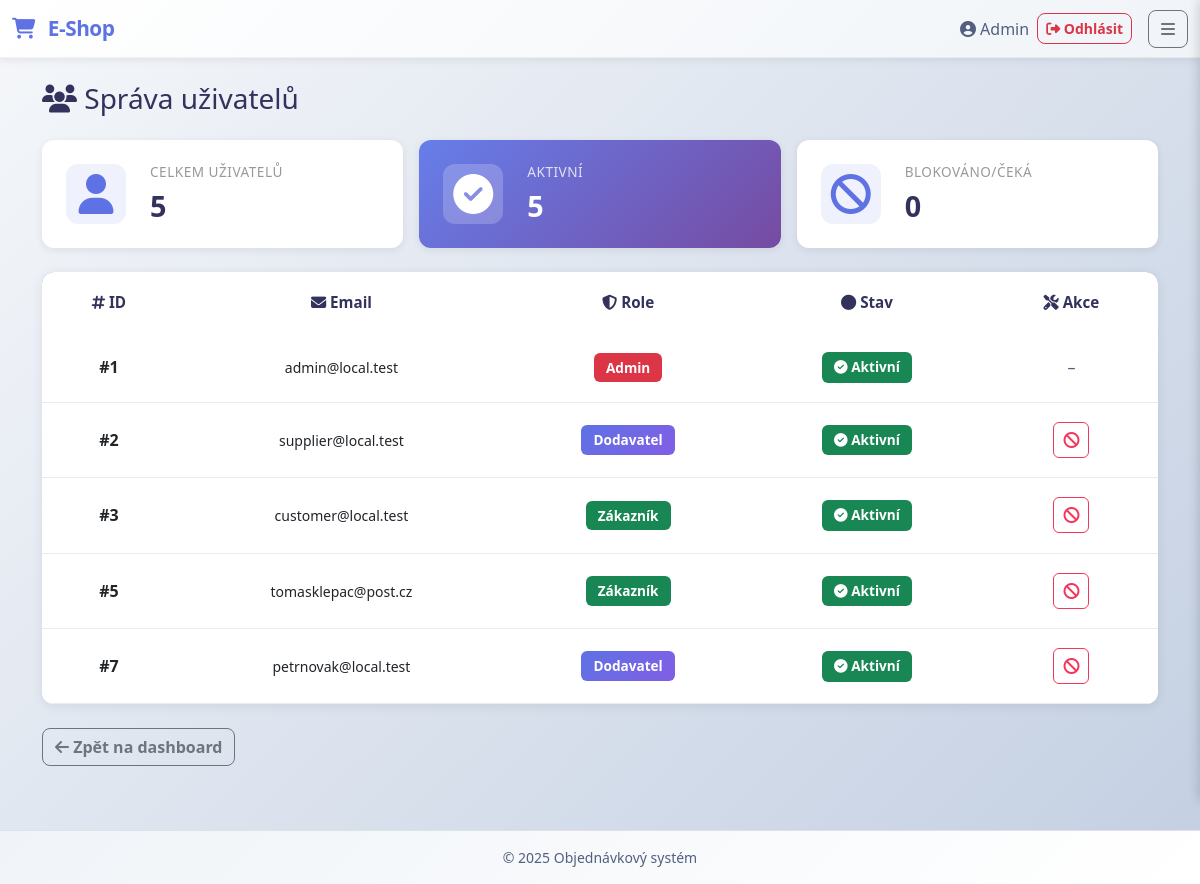
Page /public/index.php?action=users (signed in) on the earlier database version.
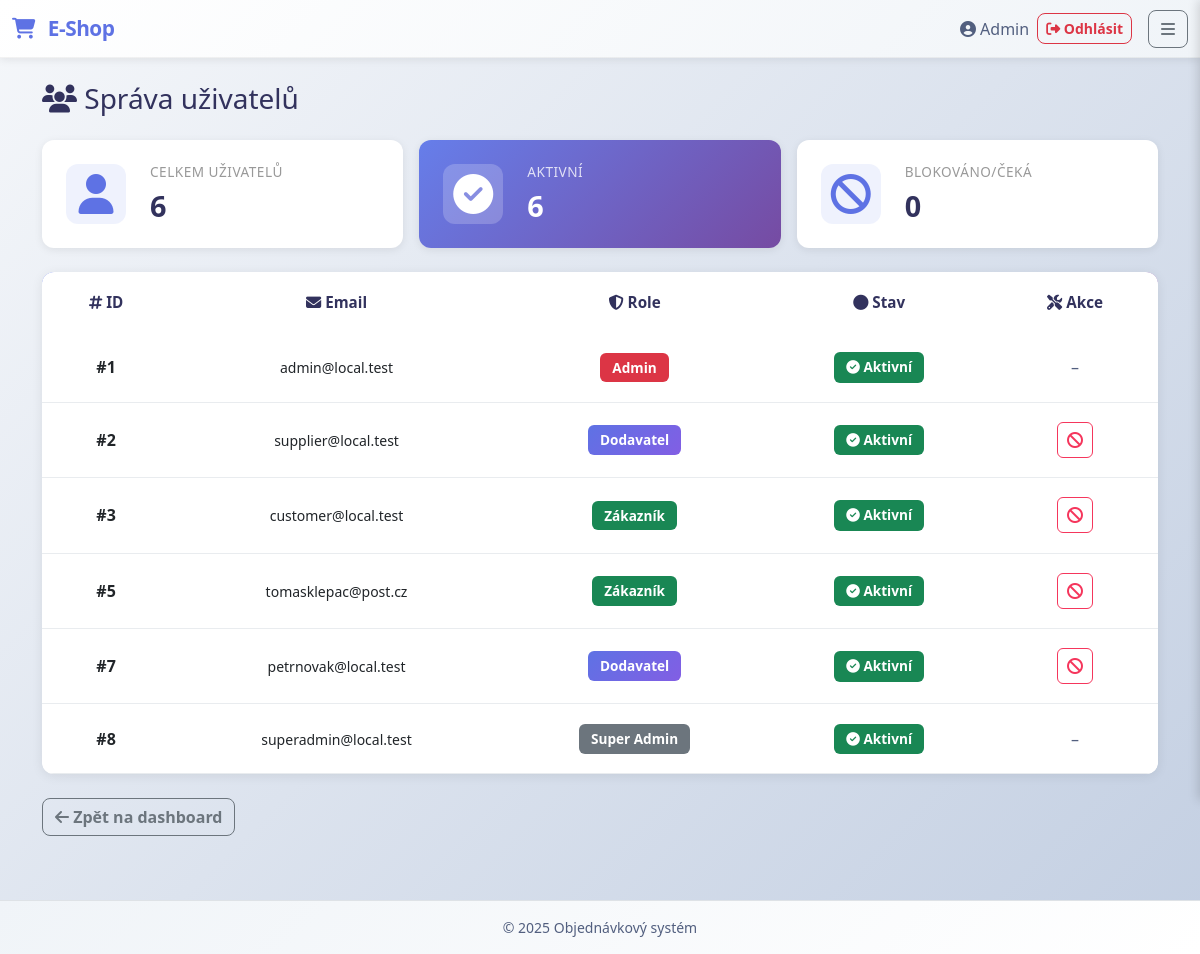
Same page on the later database version.
### tables this page shows
CREATE TABLE `users` (
  `id` int(11) NOT NULL,
  `email` varchar(255) NOT NULL,
  `password_hash` varchar(255) NOT NULL,
  `name` varchar(120) NOT NULL,
  `is_active` tinyint(1) NOT NULL DEFAULT 1,
  `is_approved` tinyint(1) NOT NULL DEFAULT 1,
  `created_at` timestamp NOT NULL DEFAULT current_timestamp()
);

### app/Models/UserModel.php (called while the page is built, shortened)
<?php
class UserModel {
    public static function getAllUsers(): array {
        $db = Database::getInstance();
        $stmt = $db->query("
            SELECT u.id, u.email, u.name, u.is_active, GROUP_CONCAT(r.code) as roles
            FROM users u
            LEFT JOIN user_role ur ON u.id = ur.user_id
            LEFT JOIN roles r ON ur.role_id = r.id
            GROUP BY u.id
        ");
        return $stmt->fetchAll(\PDO::FETCH_ASSOC);
    }
}

### app/Controllers/UserController.php (called while the page is built, shortened)
<?php
class UserController {
    public function getAllUsers(): array {
        return UserModel::getAllUsers();
    }
}

### app/Views/users_view.php (the view, shortened to what this page needs)
<?php require __DIR__ . '/partials/header.php'; ?>
<h1 class="h3 mb-4"><i class="fas fa-users"></i> Správa uživatelů</h1>
<?php if (!empty($users)): ?>
    <div class="row mb-4 g-3">
        <div class="col-md-4">
            <div class="summary-card">
                <div class="summary-icon"><i class="fas fa-user"></i></div>
                <div class="summary-content">
                    <h6>Celkem uživatelů</h6>
                    <h3><?= count($users) ?></h3>
                </div>
            </div>
        </div>
        <div class="col-md-4">
            <div class="summary-card highlight">
                <div class="summary-icon"><i class="fas fa-check-circle"></i></div>
                <div class="summary-content">
                    <h6>Aktivní</h6>
                    <h3><?= count(array_filter($users, fn($u) => $u['is_active'])) ?></h3>
                </div>
            </div>
        </div>
        <div class="col-md-4">
            <div class="summary-card">
                <div class="summary-icon"><i class="fas fa-ban"></i></div>
                <div class="summary-content">
                    <h6>Blokováno/Čeká</h6>
                    <h3><?= count(array_filter($users, fn($u) => !$u['is_active'])) ?></h3>
                </div>
            </div>
        </div>
    </div>
    <div class="table-responsive cart-table-wrapper mb-4">
        <table class="table cart-table align-middle">
            <thead>
            <tr>
                <th class="text-center"><i class="fas fa-hashtag"></i> ID</th>
                <th class="text-center"><i class="fas fa-envelope"></i> Email</th>
                <th class="text-center"><i class="fas fa-shield-alt"></i> Role</th>
                <th class="text-center"><i class="fas fa-circle"></i> Stav</th>
                <th class="text-center"><i class="fas fa-tools"></i> Akce</th>
            </tr>
            </thead>
            <tbody>
            <?php foreach ($users as $user): ?>
                <tr class="cart-item-row">
                    <td class="text-center fw-600">#<?= htmlspecialchars($user['id']) ?></td>
                    <td class="text-center">
                        <small><?= htmlspecialchars($user['email']) ?></small>
                    </td>
                    <td class="text-center">
                        <?php
                        $roles = explode(',', $user['roles']);
                        foreach ($roles as $role) {
                            $role = trim($role);
                            $roleConfig = [
                                'admin' => ['badge bg-danger', 'Admin'],
                                'supplier' => ['badge bg-primary', 'Dodavatel'],
                                'dodavatel' => ['badge bg-primary', 'Dodavatel'],
                                'customer' => ['badge bg-success', 'Zákazník'],
                                'zakaznik' => ['badge bg-success', 'Zákazník'],
                                'super_admin' => ['badge bg-secondary', 'Super Admin'],
                            ];
                            $config = $roleConfig[strtolower($role)] ?? ['badge bg-secondary', $role];
                            echo '<span class="' . $config[0] . '">' . $config[1] . '</span> ';
                        }
                        ?>
                    </td>
                    <td class="text-center">
                        <?php if ($user['is_active']): ?>
                            <span class="badge bg-success">
                                <i class="fas fa-check-circle"></i> Aktivní
                            </span>
                        <?php else: ?>
                            <span class="badge bg-warning text-dark">
                                <i class="fas fa-clock"></i> Čeká/Blokován
                            </span>
                        <?php endif; ?>
                    </td>
                    <td class="text-center">
                        <div style="display: flex; justify-content: center; align-items: center;">
                            <?php if (strpos($user['roles'], 'admin') !== false): ?>
                                <span class="text-muted" title="Admina nelze blokovat">–</span>
                            <?php else: ?>
                                <?php if ($user['is_active']): ?>
                                    <form method="post" action="index.php?action=block_user&id=<?= (int)$user['id'] ?>" style="display:inline;">
                                        <button type="submit" class="btn btn-remove" title="Blokovat uživatele">
                                            <i class="fas fa-ban"></i>
                                        </button>
                                    </form>
                                <?php endif; ?>
                            <?php endif; ?>
                        </div>
                    </td>
                </tr>
            <?php endforeach; ?>
            </tbody>
        </table>
    </div>
    <div class="mb-3">
        <a href="index.php" class="btn btn-outline-secondary">
            <i class="fas fa-arrow-left"></i> Zpět na dashboard
        </a>
    </div>
<?php endif; ?>
<?php require __DIR__ . '/partials/footer.php'; ?>

### public/index.php (shortened to what this page needs)
<?php
$action = $_GET['action'] ?? null;
switch ($action) {
    case 'users':
    case 'approve_user':
    case 'block_user':
        require __DIR__ . '/routers/admin_router.php';
        break;
}

### public/routers/admin_router.php (shortened to what this page needs)
<?php
$userController = new UserController();
$action = $_GET['action'] ?? null;
switch ($action) {
    case 'users':
        $users = $userController->getAllUsers();
        require __DIR__ . '/../../app/Views/users_view.php';
        break;
}

### app/Views/partials/header.php (shortened to what this page needs)
<!doctype html>
<html lang="cs">
<head>
    <link href="https://cdn.jsdelivr.net/npm/bootstrap@5.3.0/dist/css/bootstrap.min.css" rel="stylesheet">
    <link rel="stylesheet" href="https://cdnjs.cloudflare.com/ajax/libs/font-awesome/6.4.0/css/all.min.css">
    <link rel="stylesheet" href="css/app.css">
</head>
<body>
<nav class="navbar navbar-light bg-white border-bottom border-1">
    <div class="container-fluid">
        <a class="navbar-brand fw-bold" href="index.php">
            <i class="fas fa-shopping-cart"></i> E-Shop
        </a>
        <div class="d-flex align-items-center gap-3">
            <?php if (!empty($_SESSION['user_id'])): ?>
                <div class="d-none d-md-flex align-items-center gap-2">
                    <span class="text-muted">
                        <i class="fas fa-user-circle"></i> <?= htmlspecialchars($_SESSION['user_name']) ?>
                    </span>
                    <a href="index.php?action=logout" class="btn btn-sm btn-outline-danger">
                        <i class="fas fa-sign-out-alt"></i> Odhlásit
                    </a>
                </div>
            <?php else: ?>
                <a href="index.php?action=login" class="btn btn-sm btn-outline-primary">
                    <i class="fas fa-sign-in-alt"></i> Přihlášení
                </a>
            <?php endif; ?>
            <?php if (!empty($_SESSION['user_id'])): ?>
                <button class="btn btn-outline-secondary" id="menuToggle" aria-label="Toggle menu">
                    <i class="fas fa-bars"></i>
                </button>
            <?php endif; ?>
        </div>
    </div>
</nav>
<?php if (!empty($_SESSION['user_id'])): ?>
<div id="sidebarOverlay" class="sidebar-overlay"></div>
<?php endif; ?>
<main class="container py-4">

### app/Views/partials/footer.php (shortened to what this page needs)
</main>
<footer class="border-top py-3 mt-4">
    <div class="container text-center text-muted small">
        &copy; <?= date('Y') ?> Objednávkový systém
    </div>
</footer>
</body>
</html>

### public/css/app.css (style rules this page uses)
body { font-family: 'Segoe UI', -apple-system, BlinkMacSystemFont, 'Roboto', 'Oxygen', sans-serif; background: linear-gradient(135deg, #f5f7fa 0%, #c3cfe2 100%); color: var(--dark-gray); display: flex; flex-direction: column; min-height: 100vh; }
main { flex: 1; }
.navbar { box-shadow: 0 2px 8px rgba(0, 0, 0, 0.08); background: linear-gradient(135deg, #ffffff 0%, #f0f4f8 100%) !important; border-bottom: 1px solid rgba(0, 0, 0, 0.05) !important; }
.navbar-brand { color: var(--primary-color) !important; font-size: 1.3rem; letter-spacing: -0.5px; font-weight: 700; }
.navbar-brand i { margin-right: 0.5rem; }
.btn { font-weight: 600; border-radius: 0.5rem; transition: all 0.3s ease; }
.table-responsive { overflow-x: auto; -webkit-overflow-scrolling: touch; border-radius: 0.5rem; }
.table { margin-bottom: 0; }
.table thead { background-color: var(--light-gray); }
.table th { font-weight: 600; color: var(--dark-gray); border-color: var(--border-gray); }
.badge { padding: 0.5rem 0.75rem; font-weight: 600; font-size: 0.85rem; }
.badge.bg-primary { background: linear-gradient(135deg, var(--primary-color) 0%, var(--secondary-color) 100%) !important; }
.text-muted { color: var(--text-gray) !important; }
footer { background: linear-gradient(135deg, #f0f4f8 0%, #ffffff 100%); color: var(--text-gray); margin-top: auto; border-top: 1px solid rgba(0, 0, 0, 0.05); }
.sidebar-overlay { position: fixed; top: 0; left: 0; right: 0; bottom: 0; background: rgba(0, 0, 0, 0); z-index: 1030; transition: background 0.3s ease; pointer-events: none; }
.table { background: #ffffff; border-radius: 10px; overflow: hidden; box-shadow: 0 2px 10px rgba(0, 0, 0, 0.08); min-width: 1100px; width: 100%; }
.table thead { background: linear-gradient(135deg, #667eea 0%, #764ba2 100%); color: white; font-weight: 600; }
.table tbody tr { border-bottom: 1px solid var(--border-gray); transition: background 0.2s ease; }
.table-responsive { border-radius: 10px; overflow: hidden; }
.summary-card { background: white; border-radius: 12px; padding: 1.5rem; box-shadow: 0 2px 8px rgba(0, 0, 0, 0.08); display: flex; align-items: center; gap: 1.5rem; transition: all 0.3s ease; }
.summary-card.highlight { background: linear-gradient(135deg, #667eea 0%, #764ba2 100%); color: white; }
.summary-icon { font-size: 2.5rem; color: var(--primary-color); width: 60px; height: 60px; display: flex; align-items: center; justify-content: center; background: rgba(102, 126, 234, 0.1); border-radius: 12px; }
.summary-card.highlight .summary-icon { background: rgba(255, 255, 255, 0.2); color: white; }
.summary-content h6 { color: #999; font-size: 0.85rem; text-transform: uppercase; letter-spacing: 0.5px; margin-bottom: 0.5rem; }
.summary-card.highlight .summary-content h6 { color: rgba(255, 255, 255, 0.8); }
.summary-content h3 { margin: 0; font-weight: 700; color: var(--dark-gray); font-size: 1.8rem; }
.summary-card.highlight .summary-content h3 { color: white; }
.cart-table-wrapper { border-radius: 12px; overflow: hidden; box-shadow: 0 2px 12px rgba(0, 0, 0, 0.08); overflow-x: auto; -webkit-overflow-scrolling: touch; }
.cart-table { background: white; margin-bottom: 0; min-width: 1100px; width: 100%; }
.cart-table thead { background: linear-gradient(135deg, #667eea 0%, #764ba2 100%); color: white; font-weight: 600; }
.cart-table thead th { border: none; padding: 1.2rem; font-size: 0.95rem; }
.cart-table tbody tr { border-bottom: 1px solid #e9ecef; transition: background 0.2s ease; }
.cart-item-row td { padding: 1.2rem; vertical-align: middle; }
.fw-600 { font-weight: 600; }
.btn-remove { width: 36px; height: 36px; padding: 0; display: flex; align-items: center; justify-content: center; border-radius: 6px; border: 1px solid #f5365c; background: white; color: #f5365c; transition: all 0.2s ease; }

Differences in the rows shown:
added users: id "8", email "superadmin@local.test", config "Super Admin", is_active 1 (drawn)
Other differences:
count($users): "5" → "6"
count(array_filter($users, fn($u) => $u['is_active'])): "5" → "6"
